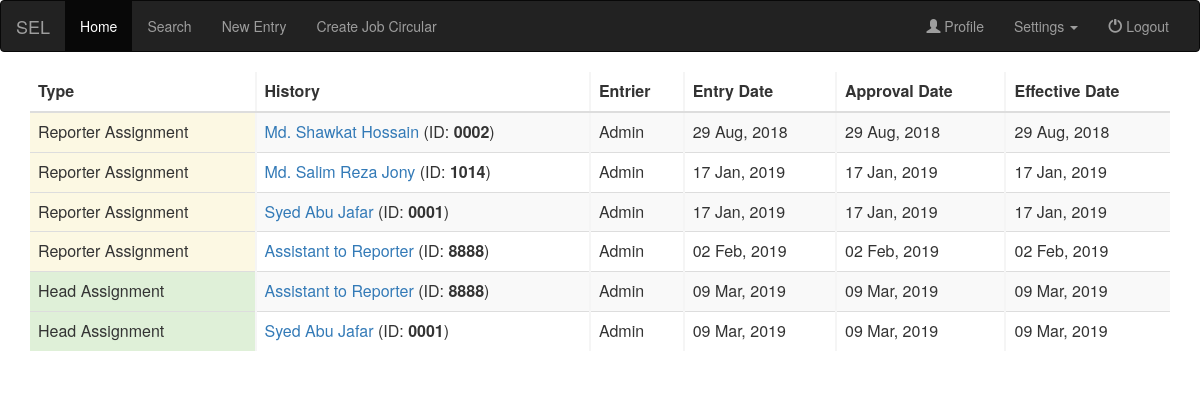
Page /department_history.php?id=101 (signed in) on the committed database.
### tables this page shows
CREATE TABLE `department_record` (
  `serial` int(30) NOT NULL,
  `dep_id` varchar(20) NOT NULL,
  `type` varchar(20) NOT NULL,
  `history` varchar(30) NOT NULL,
  `eff_date` date NOT NULL,
  `approval_date` date NOT NULL,
  `entry_date` date NOT NULL,
  `entrier` varchar(30) NOT NULL,
  `remarks` text NOT NULL,
  `ref` varchar(50) DEFAULT NULL
);

CREATE TABLE `employee` (
  `ID` varchar(20) NOT NULL,
  `image` varchar(255) DEFAULT 'photo/default.jpg',
  `First Name` varchar(30) NOT NULL,
  `Last Name` varchar(30) NOT NULL,
  `Date of Birth` date NOT NULL,
  `Email` varchar(255) NOT NULL,
  `Gender` varchar(10) NOT NULL DEFAULT 'N/A',
  `Blood Group` varchar(20) NOT NULL,
  `height` varchar(20) NOT NULL,
  `Cell Phone` varchar(20) NOT NULL,
  `father` varchar(30) NOT NULL,
  `mother` varchar(30) NOT NULL,
  `spouse` varchar(30) DEFAULT 'N/A',
  `children` int(10) DEFAULT '0',
  `NID` varchar(30) NOT NULL,
  `tax_id` varchar(30) NOT NULL,
  `passport` varchar(30) NOT NULL,
  `driving_license` varchar(30) NOT NULL,
  `department_id` int(10) NOT NULL,
  `medical_leave` int(10) NOT NULL,
  `sold_leave` int(10) NOT NULL
);

### department_history.php (the view, shortened to what this page needs)
<?php include 'connect.php'; ?>
<html>
    <head>
        <link rel="stylesheet" href="https://maxcdn.bootstrapcdn.com/bootstrap/3.3.7/css/bootstrap.min.css">
    </head>
    <body><?php include 'html/navbar.php'; ?>
        <div class="container">
            <?php
            $id=$_GET['id'];
            $sql="SELECT * FROM department_record WHERE dep_id='$id'";
            $result=mysqli_query($db, $sql);
            if($result->num_rows === 0)
            {
                echo '<div class="alert alert-danger" align="center">
                <strong>No history to display!!!</strong>
            </div>';
            }
            else
            {
                echo '<table width="100%" id="emp_table" class="table table-striped">';
                echo '<thead>';
                echo '<tr class="tr_header">';
                echo '<th>Type</th>';
                echo '<th>History</th>';
                echo '<th>Entrier</th>';
                echo '<th>Entry Date</th>';
                echo '<th>Approval Date</th>';
                echo '<th>Effective Date</th>';
                echo '</thead>';
                echo '<tbody id="myTable">';
                while($row=mysqli_fetch_array($result))
                {
                    $dir=$row['history'];
                    $sql="SELECT * FROM employee WHERE ID='$dir'";
                    $res=mysqli_query($db, $sql);
                    $data=mysqli_fetch_array($res);
                    echo "<tr>";
                    if($row['type']=='head')
                    {
                        echo "<td class='success'>Head Assignment</td>";
                    }
                    else if($row['type']=='reporter')
                    {
                        echo "<td class='warning'>Reporter Assignment</td>";
                    }
                    echo "<td><a href='jobdetails.php?id=".$dir."'>".$data['First Name']." ".$data['Last Name']." </a> (ID: <b>".$dir."</b>)</td>";
                    if($_SESSION['name']=='admin')
                    {
                        echo "<td>Admin</td>";
                    }
                    else
                    {
                        $entry_id=$row['entrier'];
                        $query="SELECT * employee WHERE ID='$entry_id'";
                        $res_2=mysqli_query($db,$query);
                        $row_2=mysqli_fetch_array($res_2);
                        echo "<td>".$row_2['First Name']." ".$row_2['Last Name']."</td>";
                    }
                    echo "<td>".date_format(date_create($row['entry_date']),"d M, Y")."</td>";
                    echo "<td>".date_format(date_create($row['approval_date']),"d M, Y")."</td>";
                    echo "<td>".date_format(date_create($row['eff_date']),"d M, Y")."</td>";
                    echo "</tr>";
                }
                echo '</table>';
            }
            ?>
        </div>
    </body>
</html>

### html/navbar.php (shortened to what this page needs)
<html>
    <head>
    </head>
    <body>
        <nav class="navbar navbar-inverse">
            <div class="container-fluid">
                <div class="navbar-header">
                    <a class="navbar-brand" href="#">SEL</a>
                </div>
                <div class="navbar-collapse collapse">
                    <ul class="nav navbar-nav">
                        <li class="active"><a href="index.php">Home</a></li>
                        <?php if($_SESSION['name']=='admin')
{
    echo '<li><a href="search.php">Search</a>';
} ?>
                        <?php
                        if($_SESSION['name']=='admin'||$_SESSION['name']=='data entry')
                        {
                            echo '<li><a href="employee_form.php">New Entry</a></li>';
                        }
                        ?>
                        <?php
                        if($_SESSION['name']=='admin')
                        {
                            echo '<li><a href="circular_form.php"  >Create Job Circular</a></li>';
                        }
                        ?>
                    </ul>
                    <ul class="nav navbar-nav navbar-right">
                        <?php if($_SESSION['id']=='10001')
{
    echo '<li><a href="jobdetails_admin.php?id='.$_SESSION['id'].'"><span class="glyphicon glyphicon-user" title="Profile"></span> Profile</a></li>';
}
                        else
                        {
                        ?>
                        <li><a href="jobdetails.php?id=<?php echo $_SESSION['id'];?>"><span class="glyphicon glyphicon-user" title="Profile"></span> Profile</a></li>
                        <?php } ?>
                        <li class="dropdown">
                            <a class="dropdown-toggle" data-toggle="dropdown" href="#"> Settings
                                <span class="caret"></span></a>
                        </li>
                        <li><a href="logout.php"><span class="glyphicon glyphicon-off" title="Logout"></span> Logout</a></li>
                    </ul>
                </div>
            </div>
        </nav>
    </body>
</html>

### department_history.php (style rules this page uses)
table { border:none; border-collapse: collapse; }
table td { border-left: 2px solid #f5f5f5; border-right: 2px solid #f5f5f5; }
table th { border-left: 2px solid #f5f5f5; border-right: 2px solid #f5f5f5; }
table td:first-child { border-left: none; }
table td:last-child { border-right: none; }
table th:first-child { border-left: none; }
table th:last-child { border-right: none; }

### rows in the picture
department_record: type "Reporter Assignment", employee.First Name "Md. Shawkat", employee.Last Name "Hossain", history "0002", entry_date "29 Aug, 2018", approval_date "29 Aug, 2018", eff_date "29 Aug, 2018"
department_record: type "Reporter Assignment", employee.First Name "Md. Salim Reza", employee.Last Name "Jony", history "1014", entry_date "17 Jan, 2019", approval_date "17 Jan, 2019", eff_date "17 Jan, 2019"
department_record: type "Reporter Assignment", employee.First Name "Syed Abu", employee.Last Name "Jafar", history "0001", entry_date "17 Jan, 2019", approval_date "17 Jan, 2019", eff_date "17 Jan, 2019"
department_record: type "Reporter Assignment", employee.First Name "Assistant", employee.Last Name "to Reporter", history "8888", entry_date "02 Feb, 2019", approval_date "02 Feb, 2019", eff_date "02 Feb, 2019"
department_record: type "Head Assignment", employee.First Name "Assistant", employee.Last Name "to Reporter", history "8888", entry_date "09 Mar, 2019", approval_date "09 Mar, 2019", eff_date "09 Mar, 2019"
department_record: type "Head Assignment", employee.First Name "Syed Abu", employee.Last Name "Jafar", history "0001", entry_date "09 Mar, 2019", approval_date "09 Mar, 2019", eff_date "09 Mar, 2019"
